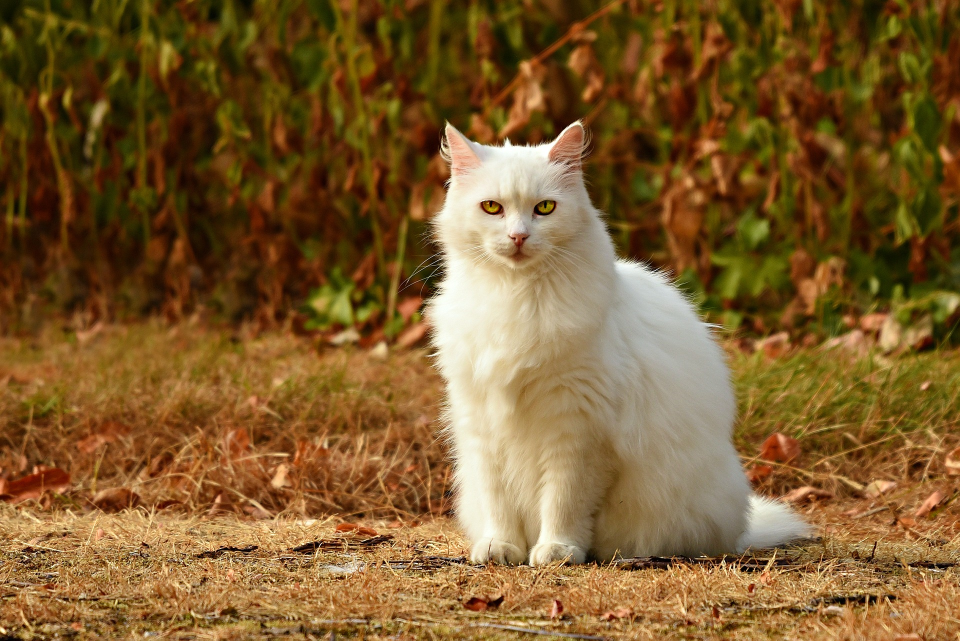
#> input picture images/gato.jpg, 1920 x 1281 px (shown at 1/2 size)
$ python pillow6.py
#> lines starting #> are read from the running program, lines starting #| are printed output that depends on the picture; after the words box and inside, x2 and y2 are one past the last pixel; in counts of white or black regions, pixels touching at a corner belong together
from PIL import Image

filename_cat = "./images/gato.jpg"

with Image.open(filename_cat) as img_cat:
#> img_cat is the input picture: PIL image 1920x1281 RGB; mean R, G, B 125.2, 92.1, 46.1
    img_cat.load()
img_cat = img_cat.crop((800, 0, 1650, 1281))
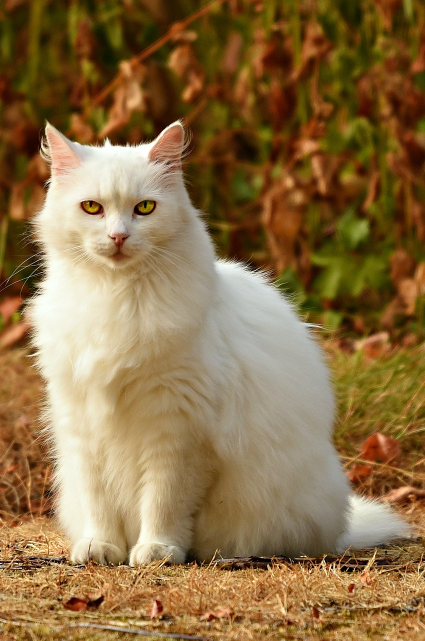
#> img_cat: PIL image 850x1281 RGB (shown at 1/2 size); mean R, G, B 140.3, 111.6, 69.6
img_cat.show()

img_cat_gray = img_cat.convert("L")
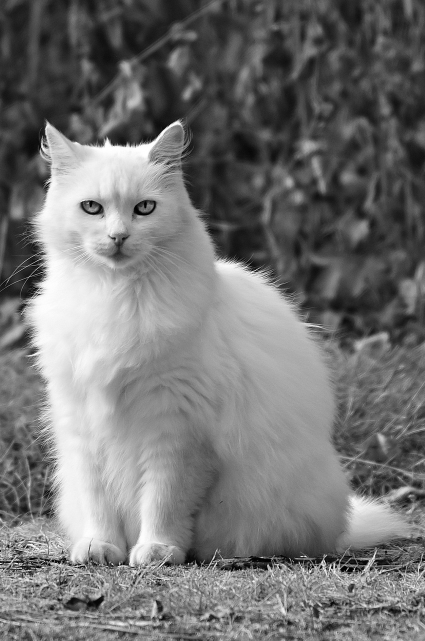
#> img_cat_gray: PIL image 850x1281 L (shown at 1/2 size); min 0, max 255, mean 115.4
img_cat_gray.show()
threshold = 100
img_cat_threshold = img_cat_gray.point(
     lambda x: 255 if x > threshold else 0
)
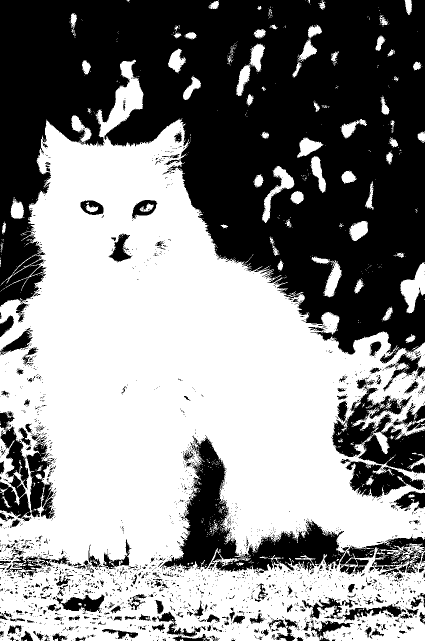
#> img_cat_threshold: PIL image 850x1281 L (shown at 1/2 size); 54.6% white; 2569 black regions (2311 under 20 px), largest, box (x1, y1, x2, y2) and area: (0, 0, 850, 783) 385186, (320, 871, 698, 1145) 28337, (662, 771, 850, 947) 14639
img_cat_threshold.show()

red, green, blue = img_cat.split()
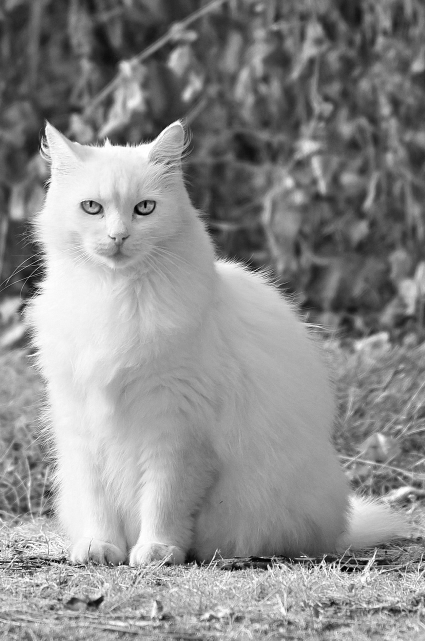
#> red: PIL image 850x1281 L (shown at 1/2 size); min 0, max 255, mean 140.3
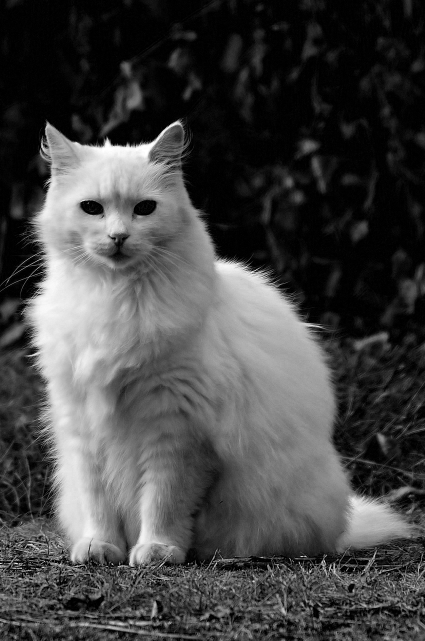
#> blue: PIL image 850x1281 L (shown at 1/2 size); min 0, max 255, mean 69.6
red.show()
green.show()
blue.show()

threshold = 57
img_cat_threshold = blue.point(lambda x: 255 if x > threshold else 0)
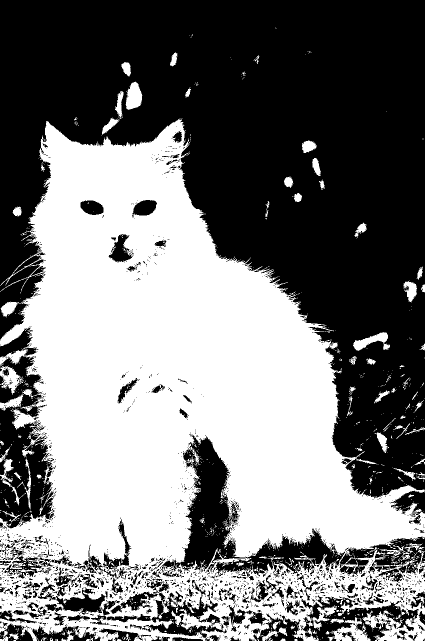
#> img_cat_threshold: PIL image 850x1281 L (shown at 1/2 size); 47.1% white; 1298 white regions (1188 under 20 px), largest, box (x1, y1, x2, y2) and area: (0, 236, 850, 1281) 491275, (655, 1234, 741, 1281) 1688, (251, 163, 285, 220) 1316
img_cat_threshold = img_cat_threshold.convert("1")
img_cat_threshold.show()

$ run again, with images/family.JPG copied over images/gato.jpg
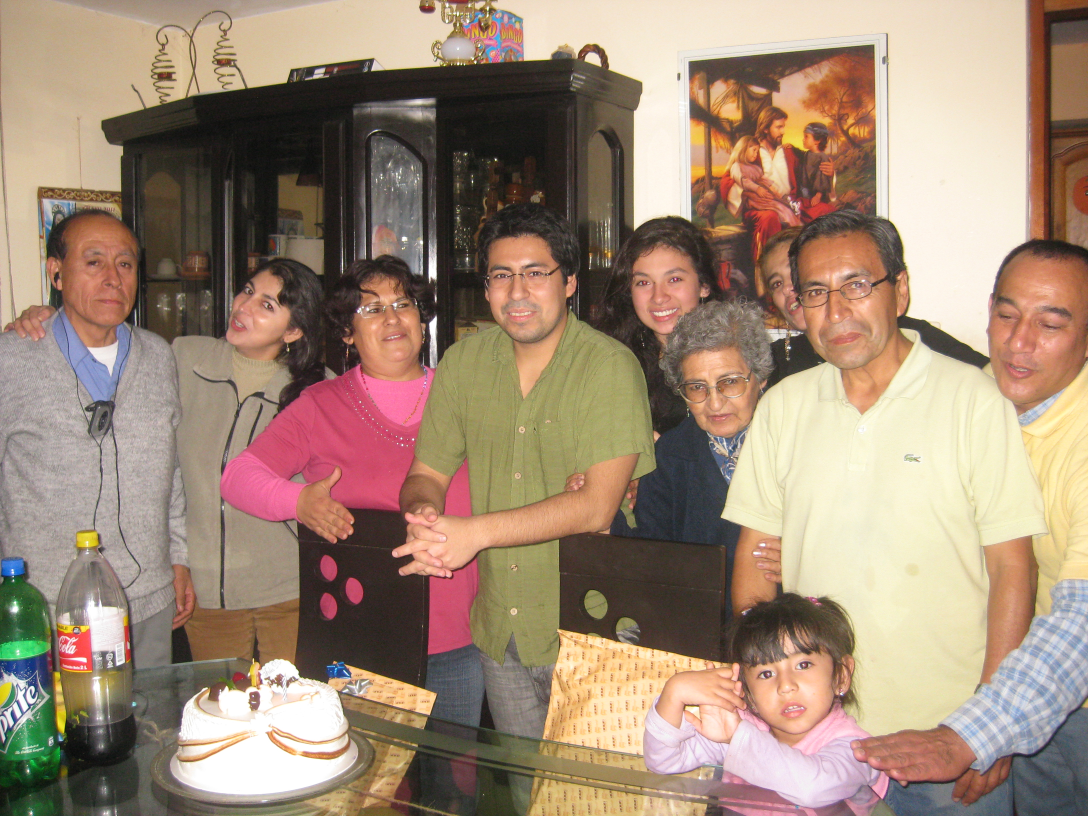
#> input picture images/family.JPG, 3264 x 2448 px (shown at 1/3 size)
#> img_cat is the input picture: PIL image 3264x2448 RGB; mean R, G, B 159.8, 137.3, 118.3
#> img_cat: PIL image 850x1281 RGB
#> `red, green, blue = img_cat.split()`:
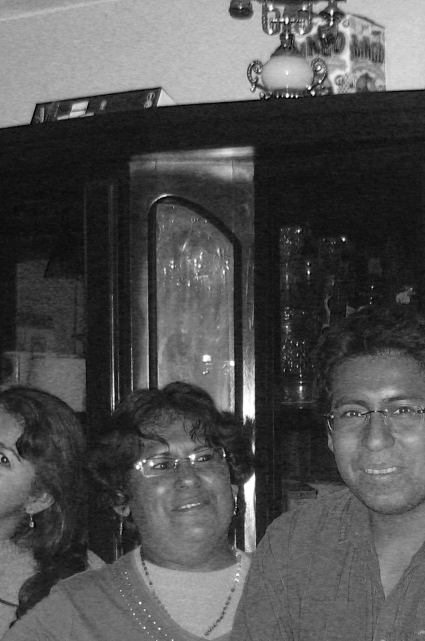
#> blue: PIL image 850x1281 L (shown at 1/2 size); min 0, max 255, mean 81.3
#> `img_cat_threshold = blue.point(lambda x: 255 if x > threshold else 0)`:
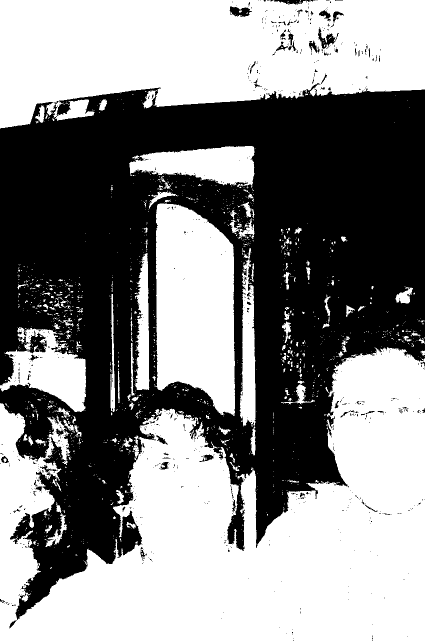
#> img_cat_threshold: PIL image 850x1281 L (shown at 1/2 size); 53.3% white; 753 black regions (690 under 20 px), largest, box (x1, y1, x2, y2) and area: (0, 166, 850, 1240) 501546, (636, 54, 678, 98) 588, (459, 12, 504, 34) 581
